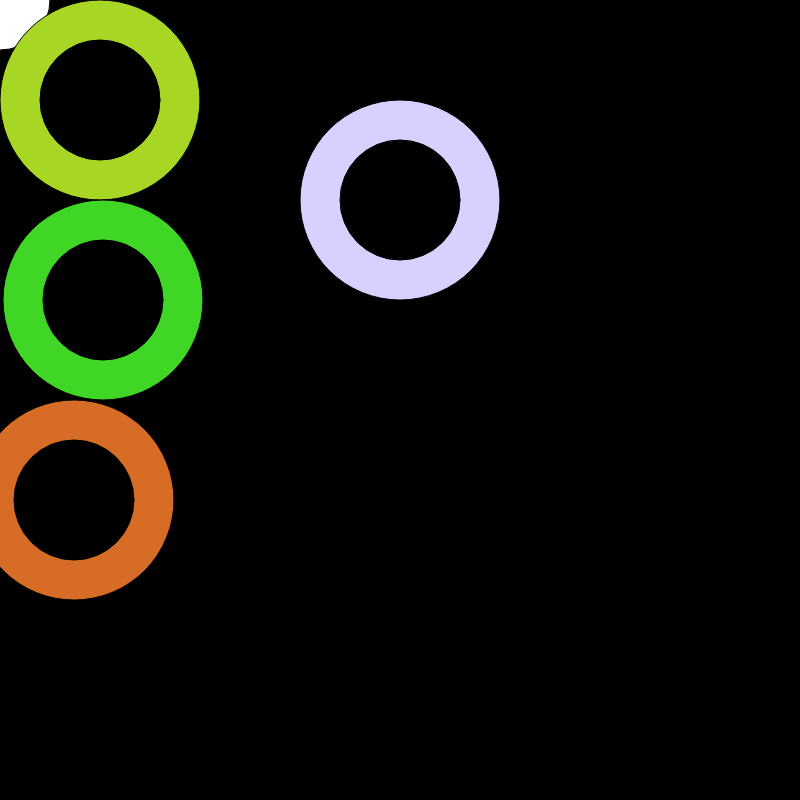
Frame 1 (no input)
Frame 60 (no input): identical to frame 1, image omitted
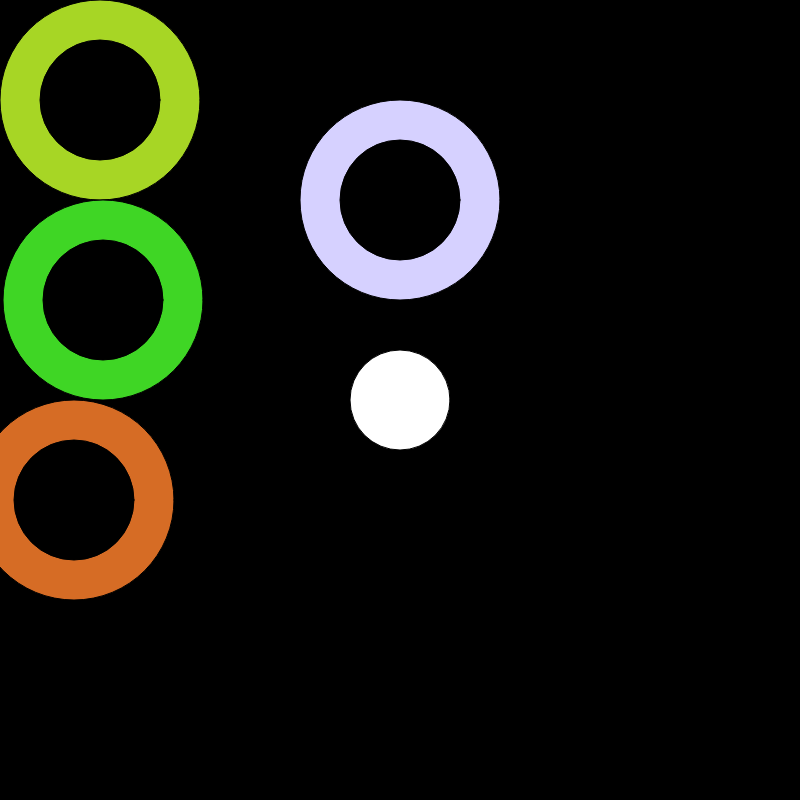
Frame 120 (the mouse pressed at the canvas centre since frame 60)

The p5.js sketch that drew these frames (run headless with seeded random() and noise() and a simulated clock; from frame 60 on, the mouse is pressed at the canvas centre):

// p5.js sketch
// ── sketch.js
function setup()
{
	createCanvas(800, 800);
}

function draw()
{
	background(0);
	fill(255);
	ellipse(mouseX, mouseY, 100, 100);

	drawDonunt1(167,214,37,100,100);
	drawDonunt1(63,214,37,103,300,100);
	drawDonunt1(214,209,37255,400,200);
	drawDonunt1(214,108,37,74,500,300);
}

function drawDonunt1(r,g,b,x, y)
{

	//do#1
	fill(r,g,b,255);
	ellipse(x,y,200,200);
	fill(0);
	ellipse(x,y, 120,120);
}
